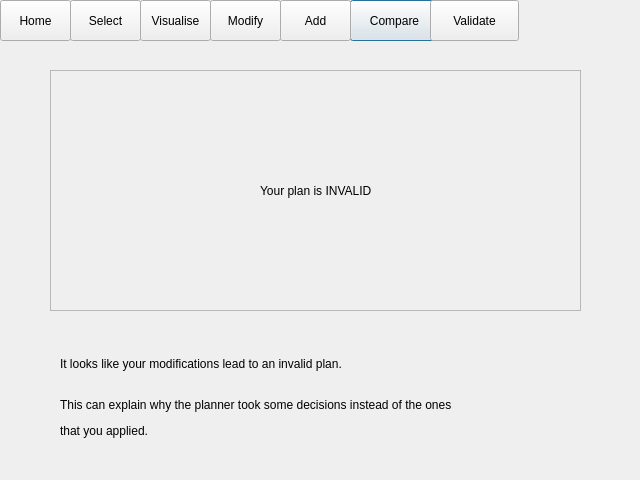
<?xml version="1.0" encoding="UTF-8"?>
<ui version="4.0">
 <class>invalidPlan</class>
 <widget class="QDialog" name="invalidPlan">
  <property name="geometry">
   <rect>
    <x>0</x>
    <y>0</y>
    <width>640</width>
    <height>480</height>
   </rect>
  </property>
  <property name="windowTitle">
   <string>Dialog</string>
  </property>
  <widget class="QPushButton" name="compareButton">
   <property name="geometry">
    <rect>
     <x>350</x>
     <y>0</y>
     <width>89</width>
     <height>41</height>
    </rect>
   </property>
   <property name="text">
    <string>Compare</string>
   </property>
  </widget>
  <widget class="QFrame" name="frame">
   <property name="geometry">
    <rect>
     <x>50</x>
     <y>70</y>
     <width>531</width>
     <height>241</height>
    </rect>
   </property>
   <property name="frameShape">
    <enum>QFrame::StyledPanel</enum>
   </property>
   <property name="frameShadow">
    <enum>QFrame::Raised</enum>
   </property>
   <layout class="QVBoxLayout" name="verticalLayout">
    <item>
     <layout class="QHBoxLayout" name="horizontalLayout">
      <item>
       <spacer name="horizontalSpacer">
        <property name="orientation">
         <enum>Qt::Horizontal</enum>
        </property>
        <property name="sizeHint" stdset="0">
         <size>
          <width>40</width>
          <height>20</height>
         </size>
        </property>
       </spacer>
      </item>
      <item>
       <widget class="QLabel" name="label">
        <property name="text">
         <string>Your plan is INVALID</string>
        </property>
       </widget>
      </item>
      <item>
       <spacer name="horizontalSpacer_2">
        <property name="orientation">
         <enum>Qt::Horizontal</enum>
        </property>
        <property name="sizeHint" stdset="0">
         <size>
          <width>40</width>
          <height>20</height>
         </size>
        </property>
       </spacer>
      </item>
     </layout>
    </item>
   </layout>
  </widget>
  <widget class="QPushButton" name="selectButton">
   <property name="geometry">
    <rect>
     <x>70</x>
     <y>0</y>
     <width>71</width>
     <height>41</height>
    </rect>
   </property>
   <property name="text">
    <string>Select</string>
   </property>
  </widget>
  <widget class="QPushButton" name="homeButton">
   <property name="geometry">
    <rect>
     <x>0</x>
     <y>0</y>
     <width>71</width>
     <height>41</height>
    </rect>
   </property>
   <property name="text">
    <string>Home</string>
   </property>
  </widget>
  <widget class="QPushButton" name="visualiseButton">
   <property name="geometry">
    <rect>
     <x>140</x>
     <y>0</y>
     <width>71</width>
     <height>41</height>
    </rect>
   </property>
   <property name="text">
    <string>Visualise</string>
   </property>
  </widget>
  <widget class="QPushButton" name="Button">
   <property name="geometry">
    <rect>
     <x>280</x>
     <y>0</y>
     <width>71</width>
     <height>41</height>
    </rect>
   </property>
   <property name="text">
    <string>Add</string>
   </property>
  </widget>
  <widget class="QPushButton" name="pushButton">
   <property name="geometry">
    <rect>
     <x>430</x>
     <y>0</y>
     <width>89</width>
     <height>41</height>
    </rect>
   </property>
   <property name="text">
    <string>Validate</string>
   </property>
  </widget>
  <widget class="QPushButton" name="modifyButton">
   <property name="geometry">
    <rect>
     <x>210</x>
     <y>0</y>
     <width>71</width>
     <height>41</height>
    </rect>
   </property>
   <property name="text">
    <string>Modify</string>
   </property>
  </widget>
  <widget class="QWidget" name="">
   <property name="geometry">
    <rect>
     <x>60</x>
     <y>340</y>
     <width>521</width>
     <height>101</height>
    </rect>
   </property>
   <layout class="QVBoxLayout" name="verticalLayout_3">
    <item>
     <widget class="QLabel" name="label_2">
      <property name="text">
       <string>It looks like your modifications lead to an invalid plan.</string>
      </property>
     </widget>
    </item>
    <item>
     <layout class="QVBoxLayout" name="verticalLayout_2">
      <item>
       <widget class="QLabel" name="label_3">
        <property name="text">
         <string>This can explain why the planner took some decisions instead of the ones</string>
        </property>
       </widget>
      </item>
      <item>
       <widget class="QLabel" name="label_4">
        <property name="text">
         <string>that you applied.</string>
        </property>
       </widget>
      </item>
     </layout>
    </item>
   </layout>
  </widget>
 </widget>
 <resources/>
 <connections/>
</ui>
